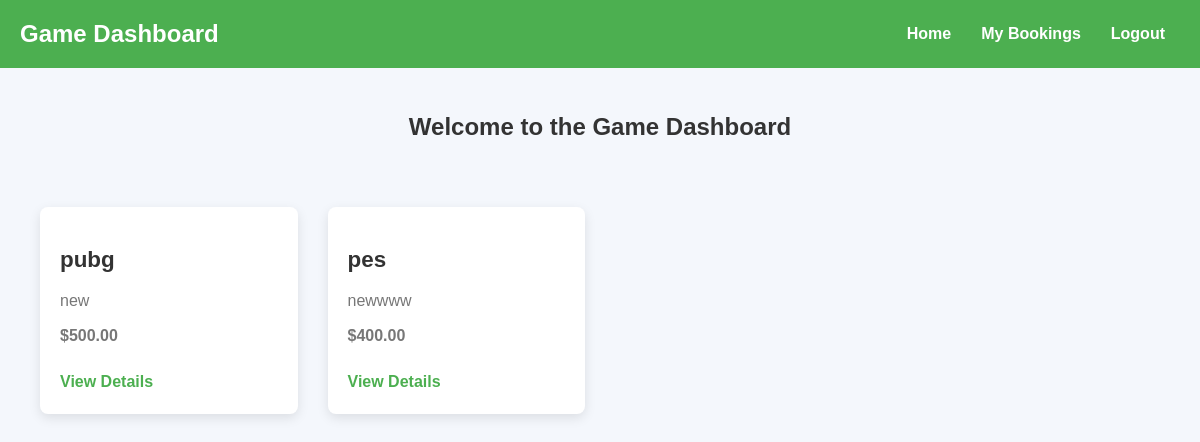
Before: /user_home (signed in) with the older database file.
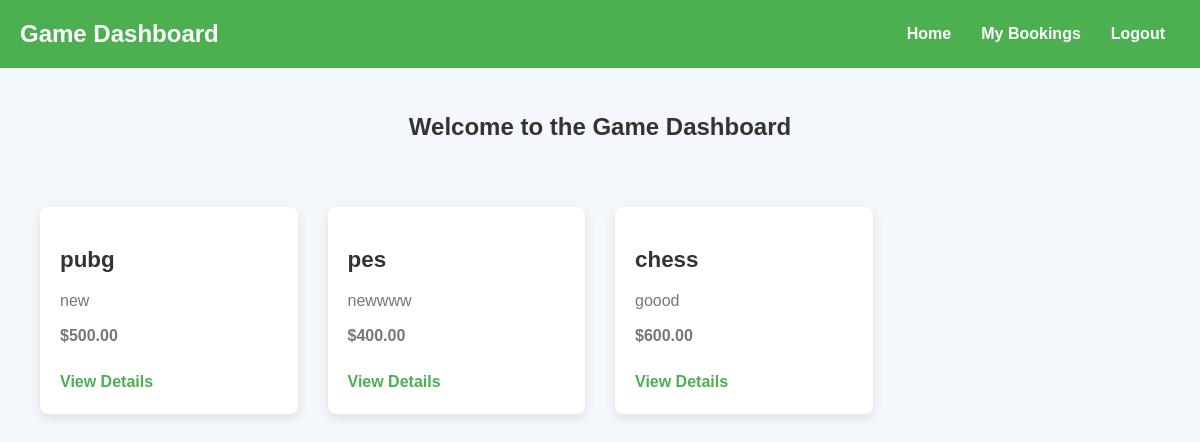
After: the same page with the newer database file.
### app/models.py (models this page shows, shortened)
class Game(models.Model):
    g_id = models.CharField(max_length=20, unique=True)
    title = models.CharField(max_length=100)
    description = models.TextField()
    release_date = models.DateField()
    price = models.DecimalField(max_digits=10, decimal_places=2)
    image = models.FileField()

### app/views.py (the view)
# urls.py: path('user_home', views.user_home, name='user_home'),
def user_home(req):
    if 'user' in req.session:
        games = Game.objects.all()
        return render(req, 'user/home.html', {'games': games})
    return redirect('game_login')  # Redirect to login if no user session

### templates/user/home.html (shortened to what this page needs)
<!DOCTYPE html>
<html lang="en">
<head>
</head>
<body>
    <nav class="navbar">
        <a href="{% url 'user_home' %}" class="logo">Game Dashboard</a>
        <ul class="nav-links">
            <li><a href="{% url 'user_home' %}">Home</a></li>
            <li><a href="{% url 'my_bookings' %}">My Bookings</a></li>
            <li><a href="{% url 'game_logout' %}">Logout</a></li>
        </ul>
    </nav>
    <h2>Welcome to the Game Dashboard</h2>
    <div class="game-list">
        {% if games %}
            {% for game in games %}
                <div class="game-item">
                    <h3>{{ game.title }}</h3>
                    <p>{{ game.description }}</p>
                    <p class="price">${{ game.price }}</p>
                    <a href="{% url 'view_game' game.id %}">View Details</a>
                </div>
            {% endfor %}
        {% else %}
            <p>No games available at the moment.</p>
        {% endif %}
    </div>
</body>
</html>

Changed rows visible on the page:
added Game: title "chess", description "goood", price "600.00"
